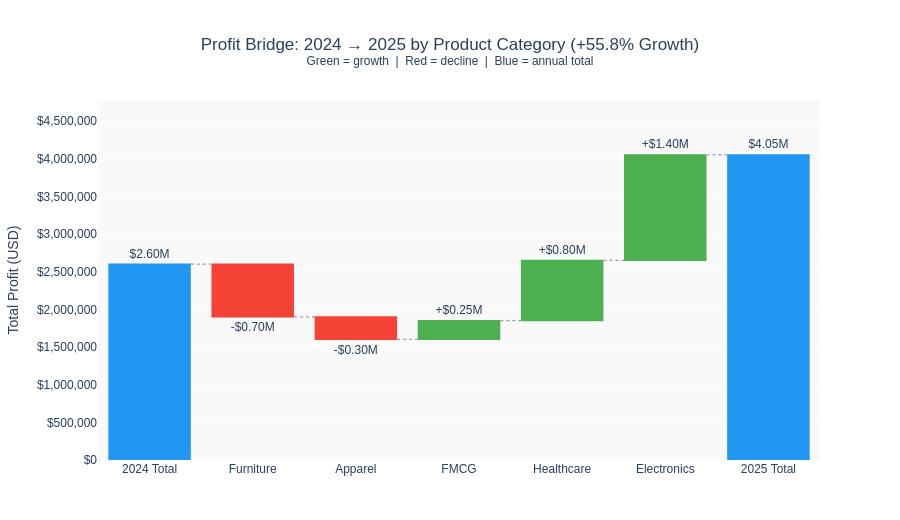

Notebook source saved alongside this figure:
### Markdown cell above
### 2.6 Waterfall Chart
**Definition:** A Waterfall chart shows how a **starting value changes step-by-step** to reach
a final value. Green bars are increases; red bars are decreases; blue bars are totals.
The chart looks like stepping stones — each bar "floats" at the level where the previous one ended.

**Why Waterfall?** When you want to explain **what drove a big change** between two totals.
It answers the question *"We started at X and ended at Y — which categories pulled us down and which pushed us up?"*
Unlike a simple bar chart (which only shows the start and end), a Waterfall shows every positive and negative driver.

**Data used:** Total **Profit** change from **2024 to 2025** broken down by **Product Category**.

### Code cell
# ── Aggregate ────────────────────────────────────────────────────────────────
yearly = (
    df.groupby(["Order Year", "Product Category"])["Profit"]
    .sum()
    .unstack("Order Year")
    .fillna(0)
)
yearly.columns = [2024, 2025]
yearly["Change"] = yearly[2025] - yearly[2024]
yearly = yearly.sort_values("Change")          # biggest drops first, biggest gains last

total_2024 = yearly[2024].sum()
total_2025 = yearly[2025].sum()
pct_change = (total_2025 - total_2024) / total_2024 * 100

# ── Build Waterfall data ─────────────────────────────────────────────────────
labels   = ["2024 Total"] + list(yearly.index) + ["2025 Total"]
measures = ["absolute"] + ["relative"] * len(yearly) + ["absolute"]
values   = [total_2024] + list(yearly["Change"]) + [total_2025]

# Format labels cleanly: $2.60M for totals, +$1.40M / -$0.70M for step changes
text_labels = []
for m, v in zip(measures, values):
    if m == "absolute":
        text_labels.append(f"${v/1e6:.2f}M")
    elif v >= 0:
        text_labels.append(f"+${v/1e6:.2f}M")
    else:
        text_labels.append(f"-${abs(v)/1e6:.2f}M")

fig = go.Figure(go.Waterfall(
    name="Profit Bridge",
    orientation="v",
    measure=measures,
    x=labels,
    y=values,
    text=text_labels,
    textposition="outside",
    increasing  = {"marker": {"color": "#4CAF50"}},
    decreasing  = {"marker": {"color": "#F44336"}},
    totals      = {"marker": {"color": "#2196F3"}},
    connector   = {"line": {"color": "#9e9e9e", "dash": "dot", "width": 1.2}},
))

fig.update_layout(
    title={
        "text": f"Profit Bridge: 2024 → 2025 by Product Category (+{pct_change:.1f}% Growth)<br>"
                "<sup>Green = growth &nbsp;|&nbsp; Red = decline &nbsp;|&nbsp; Blue = annual total</sup>",
        "x": 0.5, "xanchor": "center"
    },
    yaxis_title="Total Profit (USD)",
    yaxis_tickformat="$,.0f",
    yaxis_range=[0, max(total_2024, total_2025) * 1.18],
    plot_bgcolor="#f9f9f9",
    paper_bgcolor="white",
    font={"family": "Arial", "size": 12},
    height=520,
    showlegend=False,
    margin=dict(t=100, b=60),
)
fig.show()

### Figure 1 — Plotly figure (JSON) as saved in the notebook; plotly's stock layout.template omitted (floating-point values rounded to 4 significant figures)
{"data": [{"connector": {"line": {"color": "#9e9e9e", "dash": "dot", "width": 1.2}}, "decreasing": {"marker": {"color": "#F44336"}}, "increasing": {"marker": {"color": "#4CAF50"}}, "measure": ["absolute", "relative", "relative", "relative", "relative", "relative", "absolute"], "name": "Profit Bridge", "orientation": "v", "text": ["$2.60M", "-$0.70M", "-$0.30M", "+$0.25M", "+$0.80M", "+$1.40M", "$4.05M"], "textposition": "outside", "totals": {"marker": {"color": "#2196F3"}}, "type": "waterfall", "x": ["2024 Total", "Furniture", "Apparel", "FMCG", "Healthcare", "Electronics", "2025 Total"], "y": [2600000, -700000, -300000, 250000, 800000, 1400000, 4050000]}], "layout": {"font": {"family": "Arial", "size": 12}, "height": 520, "margin": {"b": 60, "t": 100}, "paper_bgcolor": "white", "plot_bgcolor": "#f9f9f9", "showlegend": false, "title": {"text": "Profit Bridge: 2024 → 2025 by Product Category (+55.8% Growth)<br><sup>Green = growth &nbsp;|&nbsp; Red = decline &nbsp;|&nbsp; Blue = annual total</sup>", "x": 0.5, "xanchor": "center"}, "yaxis": {"range": [0, 4779000], "tickformat": "$,.0f", "title": {"text": "Total Profit (USD)"}}}}
